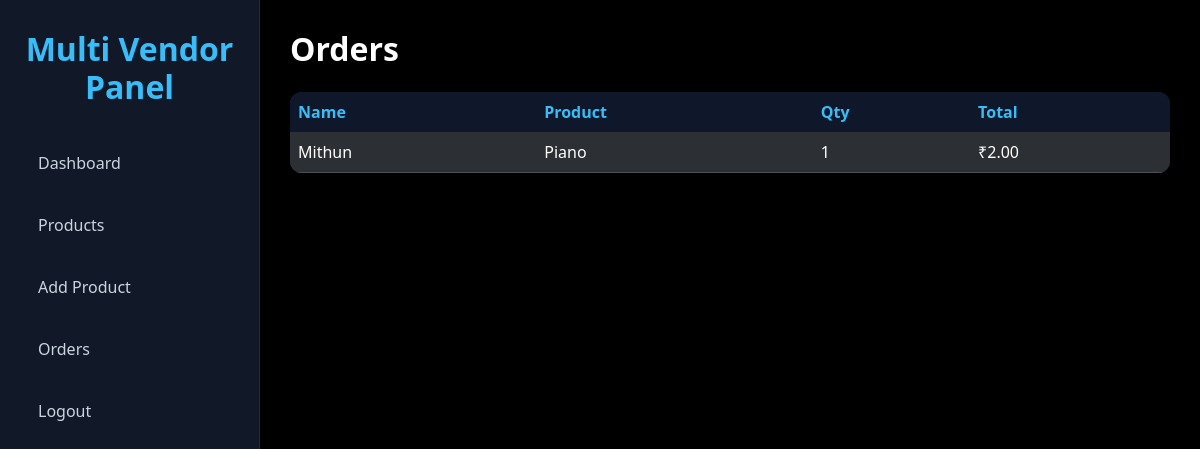
The app's page /admin-panel/orders/ (signed in), older data.
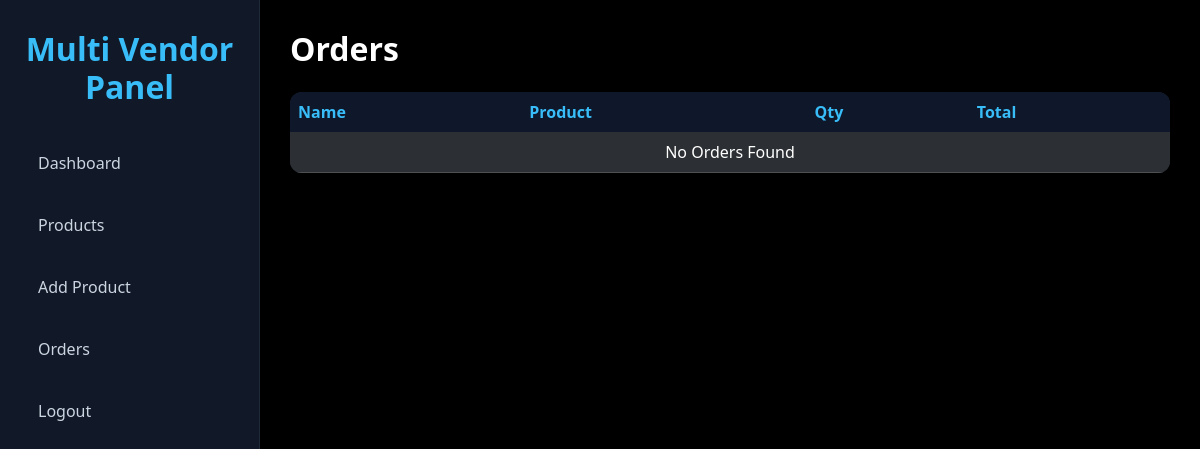
The same page, newer data.
### custom_admin/models.py (models this page shows, shortened)
class Order(models.Model):
    customer_name = models.CharField(max_length=100)
    customer_email = models.EmailField()
    product = models.ForeignKey(Product, on_delete=models.CASCADE)
    quantity = models.PositiveIntegerField(default=1)
    total_price = models.DecimalField(max_digits=10, decimal_places=2)
    created_at = models.DateTimeField(auto_now_add=True)

class Product(models.Model):
    seller = models.ForeignKey(
        Seller, on_delete=models.CASCADE, related_name="products", null=True, blank=True
    )
    name = models.CharField(max_length=50)
    image = models.ImageField(upload_to="products/")
    description = models.CharField(max_length=250)
    price = models.DecimalField(max_digits=10, decimal_places=2)

### custom_admin/views.py (the view)
# urls.py: path("orders/", views.orders, name="orders"),
def orders(request):
    if not request.user.is_authenticated:
        return redirect("admin_login")
    all_orders = Order.objects.filter(product__seller=request.user.seller).order_by(
        "-created_at"
    )
    return render(request, "orders.html", {"orders": all_orders})

### custom_admin/templates/orders.html
{% extends 'admin_base.html' %} {% block content %}
<h2 class="mb-4">Orders</h2>
<div class="table-responsive">
  <table class="table table-dark table-striped">
    <thead>
      <tr>
        <th>Name</th>
        <th>Product</th>
        <th>Qty</th>
        <th>Total</th>
      </tr>
    </thead>
    <tbody>
      {% for order in orders %}
      <tr>
        <td>{{ order.customer_name }}</td>
        <td>{{ order.product.name }}</td>
        <td>{{ order.quantity }}</td>
        <td>₹{{ order.total_price }}</td>
      </tr>
      {% empty %}
      <tr>
        <td colspan="4" class="text-center">No Orders Found</td>
      </tr>
      {% endfor %}
    </tbody>
  </table>
</div>
{% endblock %}

Row changes from the older to the newer data that the page shows:
removed Order: customer_name "Mithun", product.name "Piano", quantity "1", total_price "2.00"
Text that changed along with them:
text now shown: "No Orders Found"
